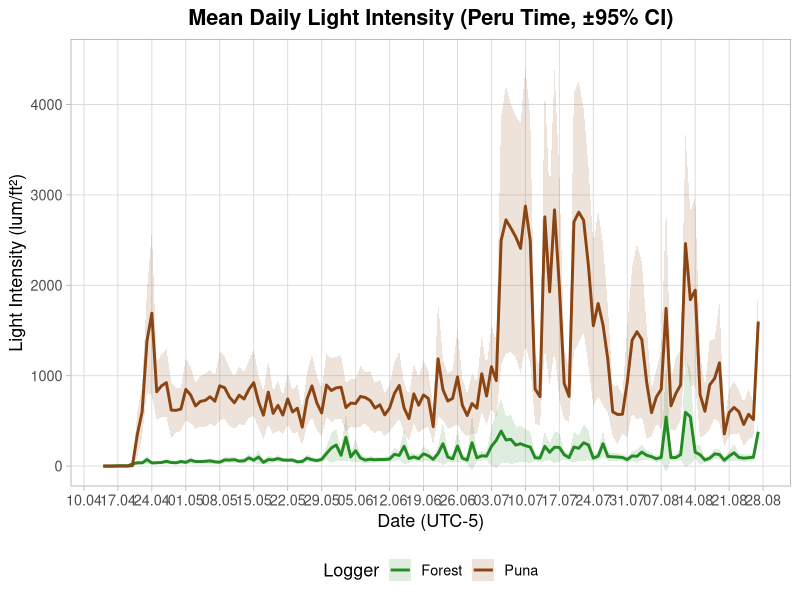
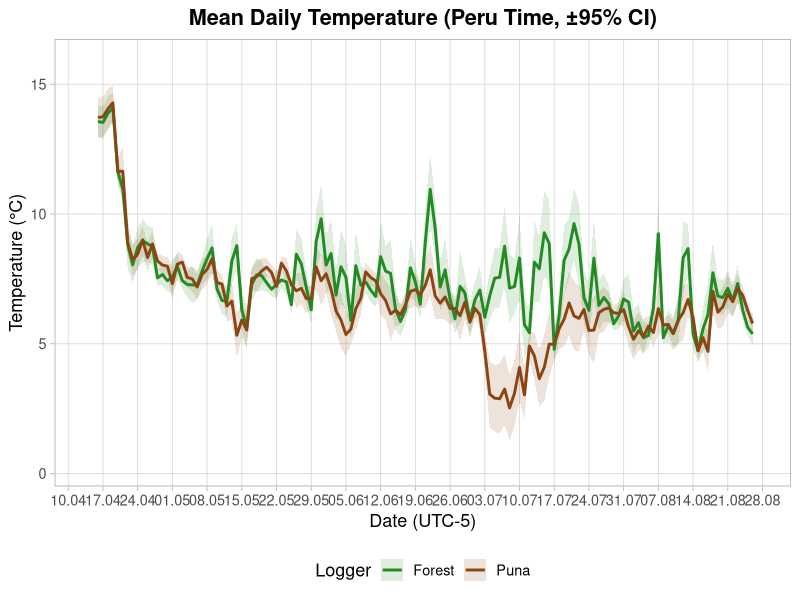
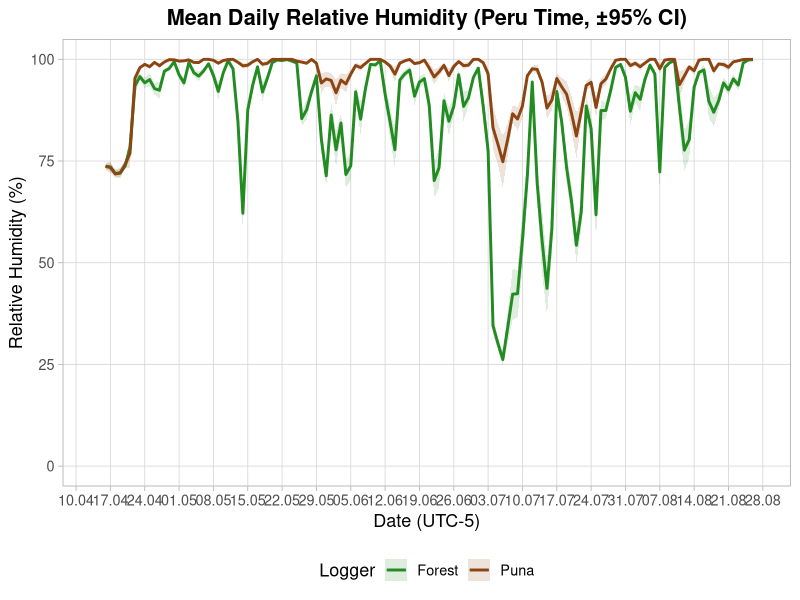

Write the R code that produced these figures, in order. (Note: this script raises an error after producing the figures.)
## ---- chunk 1
setwd("C:/Users/edith clemente arena/Desktop/EPIFITAS -GRADIENTE/treeline-epiphytes/treeline-epiphytes")
climadata <- read.csv("dataclima.csv", header = TRUE, sep = ";", stringsAsFactors = FALSE)
str(climadata)      # Estructura de la base de datos
head(climadata)
head(climadata$date_hour)
str(climadata$date_hour)
## ---- chunk 2
library(dplyr)
library(ggplot2)
library(lubridate)
library(tidyr)
library(patchwork)
# 1️⃣ Convertir la fecha-hora al formato correcto
climadata <- climadata %>%
  mutate(date_hour = as.POSIXct(date_hour, format = "%d/%m/%Y %H:%M", tz = "America/Lima"))
# 2️⃣ Reorganizar datos en formato largo (para ggplot)
clima_long <- climadata %>%
  select(date_hour, ilum_puna, ilum_forest) %>%
  pivot_longer(
    cols = c(ilum_puna, ilum_forest),
    names_to = "logger_id",
    values_to = "light_lum_ft2"
  ) %>%
  mutate(date = as.Date(date_hour))  # extraer solo la fecha
# 3️⃣ Calcular la media diaria ±95% CI por logger
daily_light <- clima_long %>%
  group_by(date, logger_id) %>%
  summarise(
    n_obs   = sum(!is.na(light_lum_ft2)),
    light_mean = mean(light_lum_ft2, na.rm = TRUE),
    light_sd   = sd(light_lum_ft2, na.rm = TRUE),
    se_l       = light_sd / sqrt(pmax(n_obs, 1)),
    tcrit      = qt(0.975, df = pmax(n_obs - 1, 1)),
    ci         = tcrit * se_l,
    .groups = "drop"
  )
# 4️⃣ Gráfico: Mean Daily Light Intensity (±95% CI)
ggplot(daily_light, aes(x = date, y = light_mean, color = logger_id, fill = logger_id)) +
  geom_ribbon(aes(ymin = light_mean - ci, ymax = light_mean + ci), alpha = 0.15, color = NA) +
  geom_line(linewidth = 1) +
  labs(
    title = "Mean Daily Light Intensity (Peru Time, ±95% CI)",
    x = "Date (UTC-5)",
    y = "Light Intensity (lum/ft²)",
    color = "Logger",
    fill  = "Logger"
  ) +
  scale_color_manual(values = c(
    "ilum_forest" = "#228B22",
    "ilum_puna"   = "#8B4513"
  ),
  labels = c("Forest", "Puna")) +
  scale_fill_manual(values = c(
    "ilum_forest" = "#228B22",
    "ilum_puna"   = "#8B4513"
  ),
  labels = c("Forest", "Puna")) +
  scale_x_date(date_breaks = "7 days", date_labels = "%d.%m") +
  coord_cartesian(ylim = c(0, 4500)) +                        # ajusta el rango según tus valores
  scale_y_continuous(breaks = seq(0, 9000, by = 1000)) +
  theme_light(base_size = 13) +
  theme(
    legend.position = "bottom",
    panel.grid.major = element_line(color = "grey85", linewidth = 0.3),
    panel.grid.minor = element_blank(),
    plot.title = element_text(face = "bold", hjust = 0.5)
  )
## ---- chunk 3
library(dplyr)
library(ggplot2)
library(lubridate)
library(tidyr)
# 1️⃣ Convertir la fecha-hora al formato correcto
climadata <- climadata %>%
  mutate(date_hour = as.POSIXct(date_hour, format = "%d/%m/%Y %H:%M", tz = "America/Lima"))
# 2️⃣ Reorganizar datos en formato largo
temp_long <- climadata %>%
  select(date_hour, temp_puna, temp_forest) %>%
  pivot_longer(
    cols = c(temp_puna, temp_forest),
    names_to = "logger_id",
    values_to = "temperature"
  ) %>%
  mutate(date = as.Date(date_hour))
# 3️⃣ Calcular la media diaria ±95% CI por logger
daily_temp <- temp_long %>%
  group_by(date, logger_id) %>%
  summarise(
    n_obs   = sum(!is.na(temperature)),
    temp_mean = mean(temperature, na.rm = TRUE),
    temp_sd   = sd(temperature, na.rm = TRUE),
    se_t      = temp_sd / sqrt(pmax(n_obs, 1)),
    tcrit     = qt(0.975, df = pmax(n_obs - 1, 1)),
    ci        = tcrit * se_t,
    .groups = "drop"
  )
# 4️⃣ Gráfico: Mean Daily Temperature (±95% CI)
ggplot(daily_temp, aes(x = date, y = temp_mean, color = logger_id, fill = logger_id)) +
  geom_ribbon(aes(ymin = temp_mean - ci, ymax = temp_mean + ci), alpha = 0.15, color = NA) +
  geom_line(linewidth = 1) +
  labs(
    title = "Mean Daily Temperature (Peru Time, ±95% CI)",
    x = "Date (UTC-5)",
    y = "Temperature (°C)",
    color = "Logger",
    fill  = "Logger"
  ) +
  scale_color_manual(values = c(
    "temp_forest" = "#228B22",  # verde
    "temp_puna"   = "#8B4513"   # marrón
  ),
  labels = c("Forest", "Puna")) +
  scale_fill_manual(values = c(
    "temp_forest" = "#228B22",
    "temp_puna"   = "#8B4513"
  ),
  labels = c("Forest", "Puna")) +
  scale_x_date(date_breaks = "7 days", date_labels = "%d.%m") +
  coord_cartesian(ylim = c(min(daily_temp$temp_mean - daily_temp$ci, na.rm = TRUE) - 1,
                           max(daily_temp$temp_mean + daily_temp$ci, na.rm = TRUE) + 1)) +
  theme_light(base_size = 13) +
  theme(
    legend.position = "bottom",
    panel.grid.major = element_line(color = "grey85", linewidth = 0.3),
    panel.grid.minor = element_blank(),
    plot.title = element_text(face = "bold", hjust = 0.5)
  )
## ---- chunk 4
library(dplyr)
library(ggplot2)
library(lubridate)
library(tidyr)
# 1️⃣ Convertir fecha y hora
climadata <- climadata %>%
  mutate(date_hour = as.POSIXct(date_hour, format = "%d/%m/%Y %H:%M", tz = "America/Lima"))
# 2️⃣ Reorganizar datos (formato largo)
hr_long <- climadata %>%
  select(date_hour, hr_puna, hr_forest) %>%
  pivot_longer(
    cols = c(hr_puna, hr_forest),
    names_to = "logger_id",
    values_to = "humidity"
  ) %>%
  mutate(date = as.Date(date_hour))
# 3️⃣ Calcular media diaria ±95% CI por logger
daily_hr <- hr_long %>%
  group_by(date, logger_id) %>%
  summarise(
    n_obs   = sum(!is.na(humidity)),
    hr_mean = mean(humidity, na.rm = TRUE),
    hr_sd   = sd(humidity, na.rm = TRUE),
    se_h    = hr_sd / sqrt(pmax(n_obs, 1)),
    tcrit   = qt(0.975, df = pmax(n_obs - 1, 1)),
    ci      = tcrit * se_h,
    .groups = "drop"
  )
# 4️⃣ Gráfico: Mean Daily Relative Humidity (±95% CI)
ggplot(daily_hr, aes(x = date, y = hr_mean, color = logger_id, fill = logger_id)) +
  geom_ribbon(aes(ymin = hr_mean - ci, ymax = hr_mean + ci), alpha = 0.15, color = NA) +
  geom_line(linewidth = 1) +
  labs(
    title = "Mean Daily Relative Humidity (Peru Time, ±95% CI)",
    x = "Date (UTC-5)",
    y = "Relative Humidity (%)",
    color = "Logger",
    fill  = "Logger"
  ) +
  scale_color_manual(values = c(
    "hr_forest" = "#228B22",  # verde bosque
    "hr_puna"   = "#8B4513"   # marrón puna
  ),
  labels = c("Forest", "Puna")) +
  scale_fill_manual(values = c(
    "hr_forest" = "#228B22",
    "hr_puna"   = "#8B4513"
  ),
  labels = c("Forest", "Puna")) +
  scale_x_date(date_breaks = "7 days", date_labels = "%d.%m") +
  coord_cartesian(ylim = c(0, 100)) +  # HR va de 0–100%
  theme_light(base_size = 13) +
  theme(
    legend.position = "bottom",
    panel.grid.major = element_line(color = "grey85", linewidth = 0.3),
    panel.grid.minor = element_blank(),
    plot.title = element_text(face = "bold", hjust = 0.5)
  )
## ---- chunk 5
# Tema compacto
tema_compacto <- theme_light(base_size = 8) +  # tamaño base más pequeño
  theme(
    axis.text = element_text(size = 6),
    axis.title = element_text(size = 7),
    strip.text = element_text(size = 7),
    legend.text = element_text(size = 6),
    legend.title = element_text(size = 7),
    plot.title = element_text(size = 8, face = "bold"),
    legend.position = "none"
  )
# 1️ LUZ (ilum_puna / ilum_forest)
g_light <- ggplot(daily_light, aes(x = date, y = mean, color = logger_id, fill = logger_id)) +  geom_ribbon(aes(ymin = mean - ci, ymax = mean + ci), alpha = 0.15, color = NA) +
  geom_line(linewidth = 0.7) +
  labs(y = "Light (lum/ft²)", x = NULL, title = "A) Light Intensity") +
  scale_color_manual(values = c("ilum_forest" = "#228B22", "ilum_puna" = "#8B4513"),
                     labels = c("Forest", "Puna")) +
  scale_fill_manual(values = c("ilum_forest" = "#228B22", "ilum_puna" = "#8B4513"),
                    labels = c("Forest", "Puna")) +
  tema_compacto
# 2️ TEMPERATURA
g_temp <- ggplot(daily_temp, aes(x = date, y = mean, color = logger_id, fill = logger_id)) +
  geom_ribbon(aes(ymin = mean - ci, ymax = mean + ci), alpha = 0.15, color = NA) +
  geom_line(linewidth = 0.7) +
  labs(y = "Temperature (°C)", x = NULL, title = "B) Temperature") +
  scale_color_manual(values = c("temp_forest" = "#228B22", "temp_puna" = "#8B4513"),
                     labels = c("Forest", "Puna")) +
  scale_fill_manual(values = c("temp_forest" = "#228B22", "temp_puna" = "#8B4513"),
                    labels = c("Forest", "Puna")) +
  tema_compacto
# 3️ HUMEDAD RELATIVA
g_hr <- ggplot(daily_hr, aes(x = date, y = mean, color = logger_id, fill = logger_id)) +
  geom_ribbon(aes(ymin = mean - ci, ymax = mean + ci), alpha = 0.15, color = NA) +
  geom_line(linewidth = 0.7) +
  labs(y = "Relative Humidity (%)", x = "Date", title = "C) Relative Humidity") +
  scale_color_manual(values = c("hr_forest" = "#228B22", "hr_puna" = "#8B4513"),
                     labels = c("Forest", "Puna")) +
  scale_fill_manual(values = c("hr_forest" = "#228B22", "hr_puna" = "#8B4513"),
                    labels = c("Forest", "Puna")) +
  tema_compacto +
  theme(legend.position = "bottom")
# 4️ COMBINAR LOS GRÁFICOS
(g_light / g_temp / g_hr) +
  plot_layout(heights = c(1, 1, 1)) +
  plot_annotation(
    title = "Daily Environmental Conditions (Puna vs Forest, ±95% CI)",
    theme = theme(plot.title = element_text(hjust = 0.5, face = "bold", size = 9))
  )
